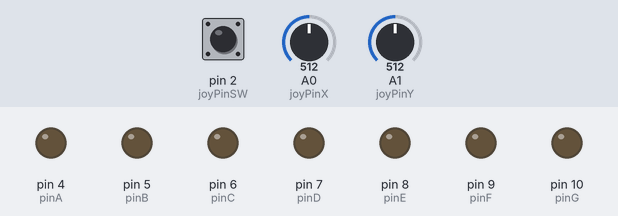
Simulated run of this sketch. Board: Arduino Uno, built with avr-gcc and run on an emulated ATmega328P. Shown: output pins drawn as LEDs (lit = HIGH). The inputs (shaded band) are chosen by the test bench; at power-on: A1 (joyPinY) = 512, A0 (joyPinX) = 512, pin 2 (joyPinSW) HIGH. Pins used as bus, display or sensor lines are not drawn.

Above: at 1.2 s.
1.3 s: A1 (joyPinY) set to 417
2.8 s: A1 (joyPinY) set to 387
At 3.78 s:
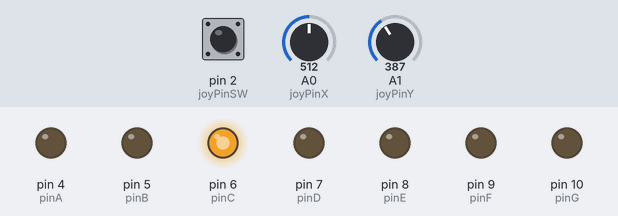
5.8 s: A0 (joyPinX) set to 583
8.8 s: A0 (joyPinX) set to 618
11.8 s: pin 2 (joyPinSW) pulled LOW for 0.15 s
13.6 s: pin 2 (joyPinSW) pulled LOW for 1 s
At 15.47 s:
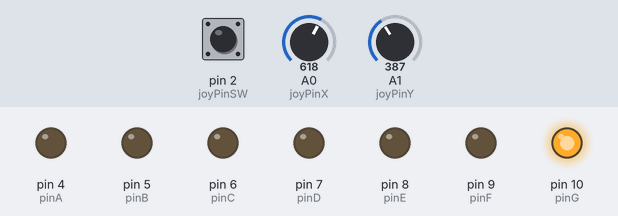
Timing chart, 0 to 18.6 s (numbered marks = the images above; inputs shaded):
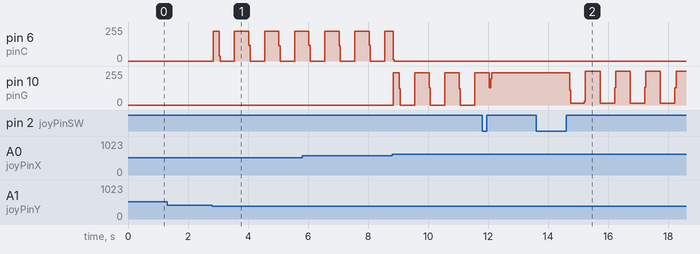

The sketch:

homework-3.ino
```cpp
const int bitsPerSecond = 9600;

const int pinA = 4;
const int pinB = 5;
const int pinC = 6;
const int pinD = 7;
const int pinE = 8;
const int pinF = 9;
const int pinG = 10;
const int pinDP = 11;

const int joyPinX = A0;
const int joyPinY = A1;
const int joyPinSW = 2;

const byte segmentsNo = 8;

const byte segments[segmentsNo] = {
  pinA, pinB, pinC, pinD, pinE, pinF, pinG, pinDP
};

const byte positionsNo = 4;

const byte notApplicable = -1;
const byte segmentA = 0;
const byte segmentB = 1;
const byte segmentC = 2;
const byte segmentD = 3;
const byte segmentE = 4;
const byte segmentF = 5;
const byte segmentG = 6;
const byte segmentDP = 7;

const byte positionUp = 0;
const byte positionDown = 1;
const byte positionLeft = 2;
const byte positionRight = 3;

const int lowerThreshold = 400;
const int upperThreshold = 600;
const int valueBetweenThresholds = 500;

const int blinkingInterval = 500;
const int longPressInterval = 2000;
const int shortPressInterval = 50;
const int debounceDelay = 100;

unsigned long lastDebounceTime;

const byte movements[segmentsNo][positionsNo] = {
  //   UP            DOWN          LEFT           RIGHT
  { notApplicable, segmentG,      segmentF,      segmentB },      // SEGMENT A
  { segmentA,      segmentG,      segmentF,      notApplicable }, // SEGMENT B
  { segmentG,      segmentD,      segmentE,      segmentDP },     // SEGMENT C
  { segmentG,      notApplicable, segmentE,      segmentC },      // SEGMENT D
  { segmentG,      segmentD,      notApplicable, segmentC },      // SEGMENT E
  { segmentA,      segmentG,      notApplicable, segmentB },      // SEGMENT F
  { segmentA,      segmentD,      notApplicable, notApplicable }, // SEGMENT G
  { notApplicable, notApplicable, segmentC,      notApplicable }  // SEGMENT DP
};

byte pinStates[segmentsNo] = {
// pinA  pinB  pinC  pinD  pinE  pinF  pinG  pinDP
   LOW,  LOW,  LOW,  LOW,  LOW,  LOW,  LOW,  LOW
};

byte currentSegment = segmentDP;
byte currentState = 1;

byte segmentNotBlinking = 0;
byte currentBlinkingState = 0;

byte joyXIsNeutral = true;
byte joyYIsNeutral = true;
byte joySWState = HIGH;
byte joyCurrentSWState = LOW;
byte joyPrevSWState = HIGH;

int pressedTime = 0;
int releasedTime = 0;
int pressesNo = 0;

int joyX;
int joyY;

unsigned long previousMillis;

void setup() {
  for (int i = 0; i < segmentsNo; i++) {
    pinMode(segments[i], OUTPUT);
  }

  pinMode(joyPinSW, INPUT_PULLUP);

  Serial.begin(bitsPerSecond);
}

void loop() {
  initalizeSegments();

  joyX = analogRead(joyPinX);
  joyY = analogRead(joyPinY);

  if (currentState == 1) {
    state1();
  }
  else if (currentState == 2) {
    state2();
  }

  handleButtonPressing();
}

void state1() {
  byte newPosition = getPositionToMove(joyX, joyY);

  if (newPosition == positionUp || newPosition == positionDown) {
    if (movements[currentSegment][newPosition] != notApplicable && joyXIsNeutral) {
      currentSegment = movements[currentSegment][newPosition];
      joyXIsNeutral = false;
    }
  }
  else if (newPosition == positionLeft || newPosition == positionRight) {
    if (movements[currentSegment][newPosition] != notApplicable && joyYIsNeutral) {
      currentSegment = movements[currentSegment][newPosition];
      joyYIsNeutral = false;
    }
  }
  else if (newPosition == notApplicable) {
    joyXIsNeutral = true;
    joyYIsNeutral = true;
  }
}

void state2() {
  byte newPosition = getPositionToMove(joyX, valueBetweenThresholds);

  if (joyXIsNeutral) {
    if (newPosition == positionUp) {
      currentBlinkingState = 1;
    }
    else if (newPosition == positionDown) {
      currentBlinkingState = 0;
    }

    joyXIsNeutral = false;
  }
  else {
    joyXIsNeutral = true;
  }
}

void initalizeSegments() {
  for (int i = 0; i < segmentsNo; i++) {
    digitalWrite(segments[i], pinStates[i]);
  }

  segmentBlink();

  digitalWrite(segments[currentSegment], currentBlinkingState);
}

void segmentBlink() {
  unsigned long currentMillis = millis();

  if (currentMillis - previousMillis > blinkingInterval && segmentNotBlinking == 0) {
    previousMillis = currentMillis;

    currentBlinkingState = !currentBlinkingState;
  }
}

void moveCurrentSegment(byte ToSegment) {
  pinStates[currentSegment] = LOW;
  pinStates[ToSegment] = HIGH;

  currentSegment = ToSegment;
}

byte getPositionToMove(int joyX, int joyY) {
  if (joyX < lowerThreshold) {
    return positionDown;
  }
  else if (joyX > upperThreshold) {
    return positionUp;
  }

  if (joyY < lowerThreshold) {
    return positionLeft;
  }
  else if (joyY > upperThreshold) {
    return positionRight;
  }

  return notApplicable;
}

void backToBeginning() {
  for (int i = 0; i < segmentsNo; i++) {
    pinStates[i] = LOW;
  }

  currentSegment = segmentDP;

  currentState = 1;
}

void handleButtonPressing() {
  joyCurrentSWState = digitalRead(joyPinSW);

  if (joyCurrentSWState != joyPrevSWState) {
    lastDebounceTime = millis();
  }

  if (millis() - lastDebounceTime > debounceDelay) {
    if (joyCurrentSWState != joySWState) {
      joySWState = joyCurrentSWState;

      if (joySWState == LOW) {
        pressedTime = millis();
      }
      else {
        releasedTime = millis();
      }

      if (releasedTime - pressedTime > longPressInterval && currentState == 1) {
        backToBeginning();
      }
      else if (releasedTime - pressedTime > shortPressInterval) {
        pressesNo++;

        if (pressesNo % 2) {
          segmentNotBlinking = 1;
          currentState = 2;
        }
        else {
          pinStates[currentSegment] = currentBlinkingState;
          segmentNotBlinking = 0;
          currentState = 1;
        }
      }
    }
  }

  joyPrevSWState = joyCurrentSWState;
}
```

Measured:
- the behaviour switches between 400 and 399 on A1 (joyPinY) (found by bisection; images 0 and 1)
- after the input at 1.3 s, every drawn part: stays the same
